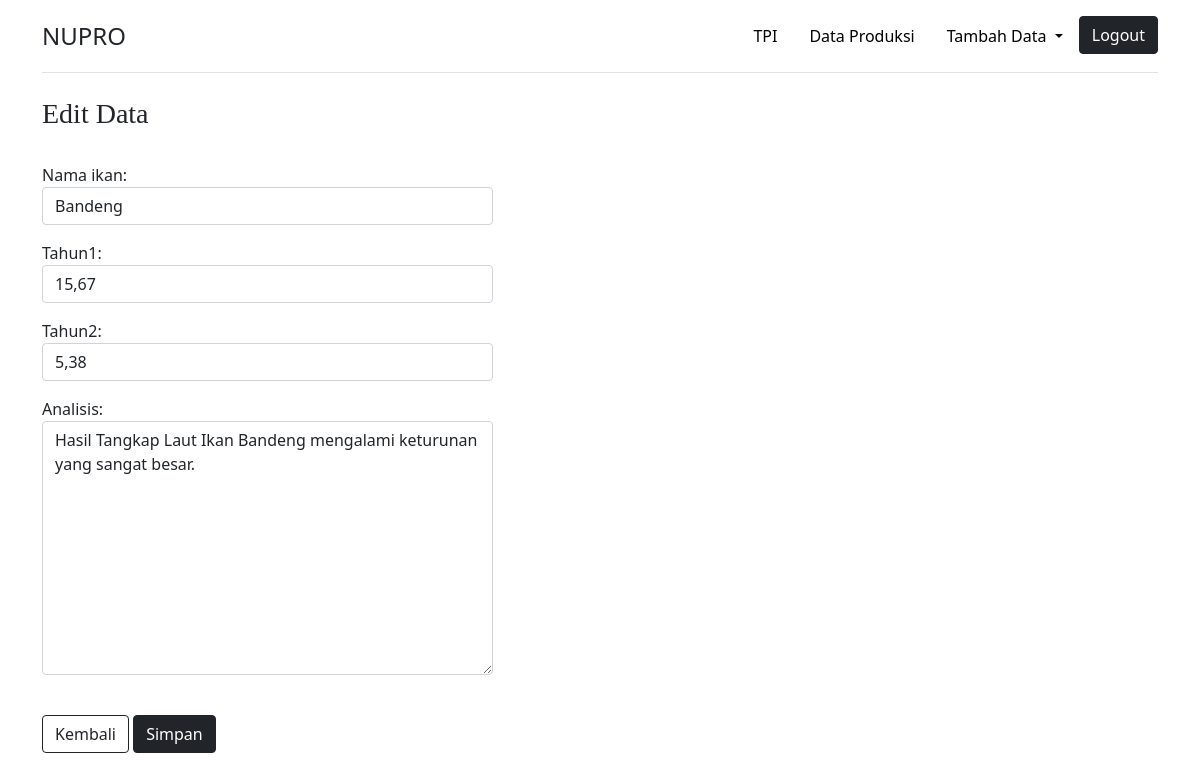
The app's page /produksi/editproduksi/1 (signed in) with its own data.
### perikanan_app/models.py (models this page shows, shortened)
class Produksi(models.Model):
     nama_ikan  = models.CharField(max_length=75)
     tahun1  = models.CharField(max_length=75)
     tahun2  = models.CharField(max_length=75)
     analisis  = models.CharField(max_length=550)

### perikanan_app/views.py (the view)
# urls.py: path("produksi/editproduksi/<int:id>", editproduksi, name='editproduksi'),
@login_required(login_url='login')
def editproduksi(request, id):
      jumlah = Produksi.objects.get(pk=id)
      if request.POST:
          form = FormProduksi(request.POST, instance=jumlah)
          if form.is_valid():
              form.save()
              tpi = {
                  "Judul"   : "Edit Data",
                  'Title' : "Edit Data",
                  'jumlah' : jumlah,
                  'form'  : form,
                  'pesan' : "Data berhasil diubah"
              }
              return render(request, "editproduksi.html", tpi)
      else:
          form = FormProduksi(instance=jumlah)
          tpi = {
          "Judul"   : "Edit Data",
          'Title' : "Edit Data",
          'jumlah' : jumlah,
          'form'  : form,
           }
      return render(request, "editproduksi.html", tpi)

### perikanan_app/forms.py
class FormProduksi(ModelForm):
    class Meta:
        model = Produksi
        fields = '__all__'
        widgets = {
            'nama_ikan'   : forms.TextInput({'class':'form-control', 'placeholder':'Nama Ikan', 'required':'required'}),
            'tahun1'   : forms.TextInput({'class':'form-control', 'placeholder':'2020', 'required':'required'}),
            'tahun2'   : forms.TextInput({'class':'form-control', 'placeholder':'2021', 'required':'required'}),
            'analisis'    : forms.Textarea({'class':'form-control',  'placeholder':'Deskripsi', 'required':'required'}),
        }

### perikanan_app/templates/editproduksi.html (shortened to what this page needs)
{% extends "base.html" %}
{% load static %}
{% block content %}
 <div class="container">
    <h3 style="font-family: Tahoma;">{{ Title }}</h3><br>
    <div class="row">
        <div class="col-md-5">
            <form action="{% url 'editproduksi' jumlah.pk %}" method="POST">
                {{ form.as_p }}
                <br>
                <a href="/produksi/" class="btn btn-outline-dark">Kembali</a>
                <button type="submit" value="Simpan" class="btn btn-dark">Simpan</button>
            </form>
        </div>
    </div>
 </div>
{% endblock %}

### templates/base.html (style rules this page uses)
html, body { height: 75%; margin: 0; }

### records on screen
Produksi: nama_ikan "Bandeng", tahun1 "15,67", tahun2 "5,38", analisis "Hasil Tangkap Laut Ikan Bandeng mengalami keturunan yang sangat besar."

### other values on screen
{{ Title }} "Edit Data"
